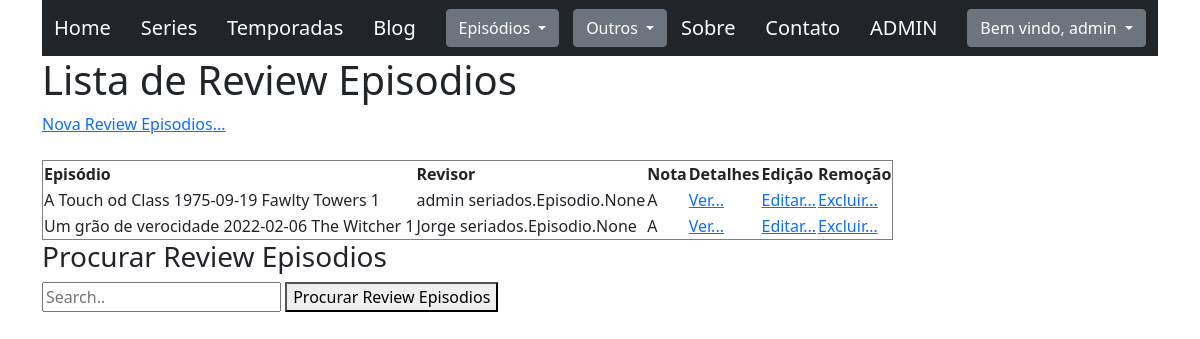
Page /seriados/review_episodios/ (signed in) on the committed database.
### seriados/models.py (models this page shows, shortened)
class Episodio(models.Model):
    data = models.DateField(verbose_name="Data")
    titulo = models.CharField(max_length=200, verbose_name="Título")
    temporada = models.ForeignKey(Temporada, on_delete=models.CASCADE)
    class Meta:
        verbose_name = "Episódio"
        verbose_name_plural = "Episódios"
    def __str__(self):
        return '%s %s %s' % (self.titulo, self.data,self.temporada)

class Temporada(models.Model):
    numero = models.IntegerField(verbose_name="Número")
    serie = models.ForeignKey(Serie, on_delete=models.CASCADE,verbose_name="Série")
    class Meta:
        verbose_name = "Temporada"
        verbose_name_plural = "Temporadas"
    def  __str__(self):
        return '%s %s' % (self.serie, self.numero)

class Serie(models.Model):
    nome = models.CharField(max_length=70, verbose_name="Nome")
    class Meta:
        verbose_name = "Série"
        verbose_name_plural = "Séries"
    def __str__(self):
        return self.nome

class Revisor(models.Model):
    user = models.ForeignKey(settings.AUTH_USER_MODEL, on_delete=models.CASCADE, verbose_name="Revisores")
    reviews_episodios = models.ManyToManyField(Episodio,through='ReviewEpisodio')
    class Meta:
        verbose_name = "Revisor"
        verbose_name_plural = "Revisores"
    def __str__(self):
        return '%s %s' % (self.user, self.reviews_episodios)

### seriados/views.py (the view)
# urls.py: path('review_episodios/',views.review_episodios_list,name='review_episodios_list'),
@login_required
@permission_required('seriados.view_reviewepisodio', raise_exception=True)
def review_episodios_list(request):
    search = request.GET.get('search',"")
    if search == "" :
        objects = ReviewEpisodio.objects.all()
    else:
        objects = ReviewEpisodio.objects.filter(episodio_id=search)
    labels, rows = prepare_data_list(objects,['episodio','revisor','nota'] )
    context = {
        'title': "Review Episodios",
        'labels': labels,
        'rows': rows,
        'detail_url': 'seriados:review_episodios_details',
        'list_url': 'seriados:review_episodios_list',
    }
    return render(request, 'list.html', context)

### seriados/views.py (called while the page is built)
def prepare_data_list(objects, fields_name):
    labels = list()
    for field_name in fields_name:
        field = objects.model._meta.get_field(field_name)
        labels.append(field.verbose_name)
    rows = list()
    for _object in objects:
        row = dict()
        rows.append(row)
        row['pk'] = _object.pk
        row['data'] = list()
        for field_name in fields_name:
            row['data'].append(getattr(_object, field_name))
    return labels, rows

### seriados/templates/list.html (shortened to what this page needs)
{% extends 'base.html' %}
{% block content %}
    <h1>Lista de {{ title }}</h1>
    <td><a href="inserir">Nova {{ title }}...</a></td>
    <br>
    <br>
    <table border="1px">
        <tr>
            {% for label in labels %}<th>{{ label }}</th>{% endfor %}
            <th>Detalhes</th>
            <th>Edição</th>
            <th>Remoção</th>
        </tr>
        {% for row in rows %}
            <tr>
                {% for value in row.data %}
                    <td>{{ value }}</td>
                {% endfor %}
                <td><a href={% url detail_url pk=row.pk %}>Ver...</a></td>
                <td><a href={% url detail_url pk=row.pk%}editar>Editar...</a></td>
                <td><a href={% url detail_url pk=row.pk %}excluir>Excluir...</a></td>
            </tr>
        {% endfor %}
    </table>
    <h3>Procurar {{ title }}</h3>
    <input id='input_search' type="text" placeholder="Search.."/>
    <button id="btn_search">Procurar {{ title }}</button>
{% endblock content %}

### seriados/templates/navbar.html (shortened to what this page needs)
<a class="navbar-brand" href={% url 'seriados:home' %}>Home</a>
<a class="navbar-brand" href={% url 'seriados:series_list' %}>Series</a>
<a class="navbar-brand" href={% url 'seriados:temporadas_list' %}>Temporadas</a>
<a class="navbar-brand" href={% url 'seriados:blog_list' %}>Blog</a>
<div class="dropdown">
    <button class="btn btn-secondary dropdown-toggle"
            type="button"
            id="dropdownMenuButton"
            data-bs-toggle="dropdown"
            aria-expanded="false">
        Episódios
    </button>
</div>
<div class="dropdown">
    <button class="btn btn-secondary dropdown-toggle"
            type="button"
            id="dropdownMenuButton"
            data-bs-toggle="dropdown"
            aria-expanded="false">
        Outros
    </button>
</div>
<a class="navbar-brand" href={% url 'seriados:about' %}>Sobre</a>
<a class="navbar-brand" href={% url 'seriados:contact' %}>Contato</a>
<a class="navbar-brand" href={% url 'admin:index' %}>ADMIN</a>
{% if user.is_authenticated %}
    <div class="dropdown">
        <button class="btn btn-secondary dropdown-toggle" type="button" id="dropdownMenuButton2" data-bs-toggle="dropdown" aria-expanded="false">
            Bem vindo, {{user.username}}
        </button>
    </div>
{% else %}
    <a class="navbar-brand" href={% url 'login' %}>Login</a>
{% endif %}

### rows in the picture
Episodio: titulo+data+temporada "A Touch od Class 1975-09-19 Fawlty Towers 1"
Revisor: user+id "admin seriados.Episodio.None"
Episodio: titulo+data+temporada "Um grão de verocidade 2022-02-06 The Witcher 1"
Revisor: user+id "Jorge seriados.Episodio.None"

### other values in the picture
{{ user.username }} "admin"
{{ title }} "Review Episodios"
{{ label }} "Episódio" "Revisor" "Nota"
{{ value }} "A" "A"
